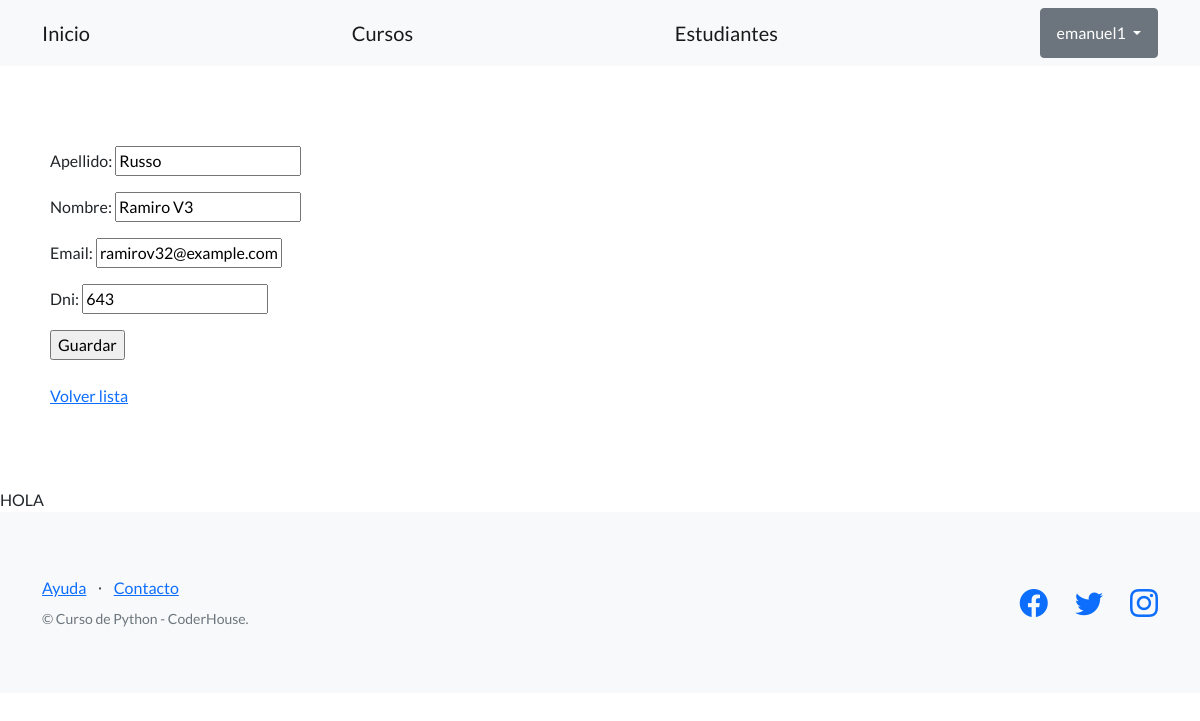
Screenshot of /estudios/editar-estudiante/1 (signed in) with the database file from the repository.
### control_estudios/models.py (models this page shows, shortened)
class Estudiante(models.Model):
    apellido = models.CharField(max_length=256)
    nombre = models.CharField(max_length=256)
    email = models.EmailField(blank=True)
    telefono = models.CharField(max_length=20, blank=True)
    dni = models.CharField(max_length=32)
    fecha_nacimiento = models.DateField(blank=True)
    creador = models.ForeignKey(User, on_delete=models.SET_NULL, null=True)

### control_estudios/views.py (the view)
# urls.py: path("editar-estudiante/<int:pk>", EstudianteUpdateView.as_view(), name="editar_estudiante"),
class EstudianteUpdateView(LoginRequiredMixin, UpdateView):
    model = Estudiante
    fields = ('apellido', 'nombre', 'email', 'dni')
    success_url = reverse_lazy('lista_estudiantes')

### control_estudios/templates/control_estudios/estudiante_form.html (shortened to what this page needs)
{% extends "control_estudios/base.html" %}
{% block contenido %}
<form method="post">
    {{ form.as_p }}
    <input type="submit" value="Guardar" />
</form>
<br>
<a href="{% url 'lista_estudiantes' %}">Volver lista</a>
{% endblock contenido %}

### control_estudios/templates/control_estudios/base.html (shortened to what this page needs)
{% load static %}
<!DOCTYPE html>
<html lang="en">
    <head>
        <link href="https://cdn.jsdelivr.net/npm/bootstrap-icons@1.5.0/font/bootstrap-icons.css" rel="stylesheet" type="text/css" />
        <link href ="{% static 'css/styles.css' %}" rel ="stylesheet" />
    </head>
    <body>
        <nav class="navbar navbar-light bg-light static-top">
            <div class="container">
                <a class="navbar-brand" href="{% url 'inicio' %}">Inicio</a>
                <a class="navbar-brand" href="{% url 'lista_cursos' %}">Cursos</a>
                <a class="navbar-brand" href="{% url 'lista_estudiantes' %}">Estudiantes</a>
                {% if user.is_authenticated %}
                <div class="dropdown">
                    <button class="btn btn-secondary dropdown-toggle" type="button" id="dropdownMenuButton1" data-bs-toggle="dropdown" aria-expanded="false">
                        <div style="display: inline-flex;">
                            <span>{{ user.username }}</span>
                        </div>
                    </button>
                    </div>
                </div>
                {% else %}
                <a class="btn btn-primary" href="{% url 'login' %}">Iniciar sesión</a>
                <a class="btn btn-success" href="{% url 'registro' %}">Crear nueva cuenta</a>
                {% endif %}
        </nav>
        <section style="padding:80px 50px;">
            {% block contenido %}
            {% endblock contenido %}
        </section>
        <div>HOLA {{ usuario }} </div>
        <footer class="footer bg-light">
            <div class="container">
                <div class="row">
                    <div class="col-lg-6 h-100 text-center text-lg-start my-auto">
                        <ul class="list-inline mb-2">
                            <li class="list-inline-item"><a href="#!">Ayuda</a></li>
                            <li class="list-inline-item">⋅</li>
                            <li class="list-inline-item"><a href="#!">Contacto</a></li>
                        </ul>
                        <p class="text-muted small mb-4 mb-lg-0">&copy; Curso de Python - CoderHouse.</p>
                    </div>
                    <div class="col-lg-6 h-100 text-center text-lg-end my-auto">
                        <ul class="list-inline mb-0">
                            <li class="list-inline-item me-4">
                                <a href="#!"><i class="bi-facebook fs-3"></i></a>
                            </li>
                            <li class="list-inline-item me-4">
                                <a href="https://twitter.com/coderhouse"><i class="bi-twitter fs-3"></i></a>
                            </li>
                            <li class="list-inline-item">
                                <a href="https://www.instagram.com/coderhouse/?hl=es"><i class="bi-instagram fs-3"></i></a>
                            </li>
                        </ul>
                    </div>
                </div>
            </div>
        </footer>
    </body>
</html>

### rows the page displays
Estudiante: apellido "Russo", nombre "Ramiro V3", email "ramirov32@example.com", dni "643"

### other values shown
{{ user.username }} "emanuel1"
